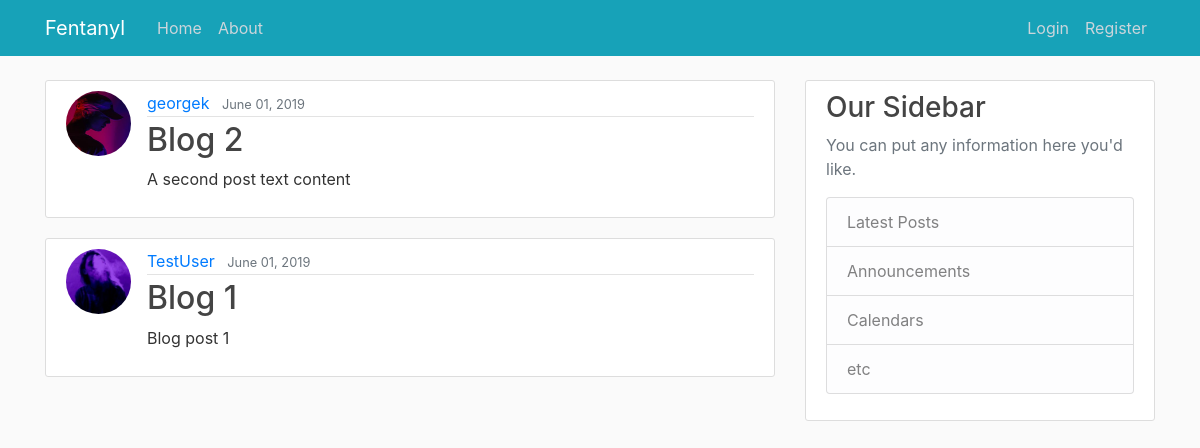
The app's page /, older data.
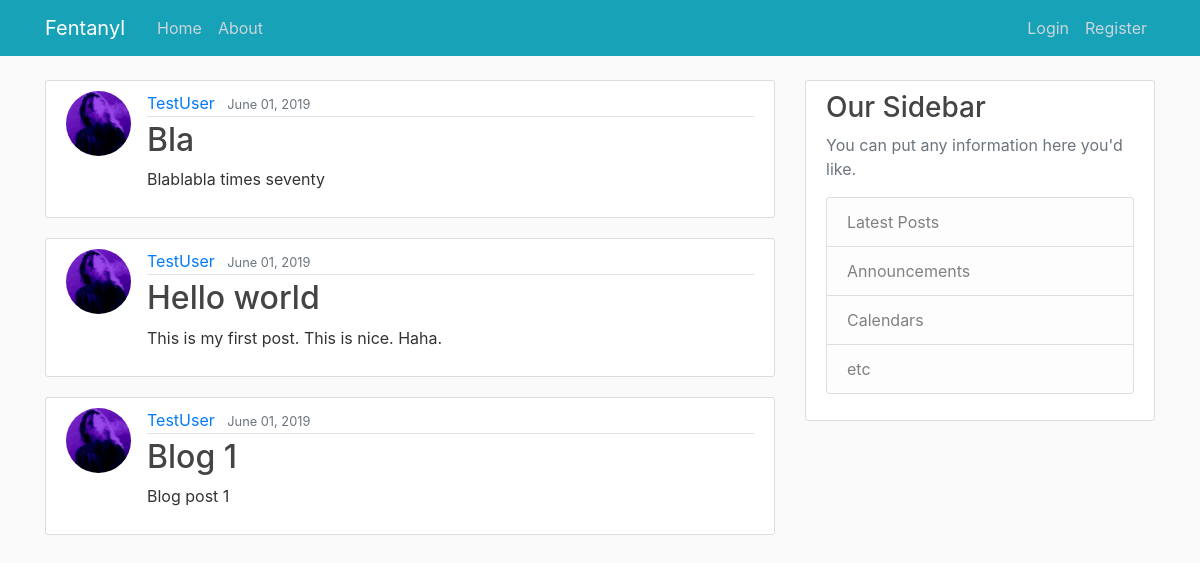
The same page, newer data.
### blog/models.py (models this page shows, shortened)
class Post(models.Model):
    title = models.CharField(max_length = 100)
    content = models.TextField()
    date_posted = models.DateTimeField(default = timezone.now)
    author = models.ForeignKey(User, on_delete=models.CASCADE)

### users/models.py (models this page shows, shortened)
class Profile(models.Model):
    user = models.OneToOneField(User, on_delete=models.CASCADE)
    image = models.ImageField(default='default.jpg', upload_to='profile_pics')
    bio = models.TextField()

### blog/views.py (the view)
# urls.py: path('', PostListView.as_view(), name='blog-home'),
class PostListView(ListView):
    model = Post
    template_name = 'blog/home.html' # <app>/<model>_<viewtype>.html
    context_object_name = 'posts'
    ordering = ['-date_posted']
    paginate_by = 5

### blog/templates/blog/home.html (shortened to what this page needs)
{% extends "blog/base.html" %}
{% block content%}
  {% for post in posts %}
    <article class="media content-section">
      <img class = "rounded-circle article-img" src="{{ post.author.profile.image.url }}" alt="">
      <div class="media-body">
        <div class="article-metadata">
          <a class="mr-2" href="#">{{ post.author }}</a>
          <small class="text-muted">{{ post.date_posted|date:"F d, Y" }}</small>
        </div>
        <h2><a class="article-title" href="{% url 'post-detail' post.id %}">{{ post.title }}</a></h2>
        <p class="article-content">{{ post.content }}</p>
      </div>
    </article>
  {% endfor %}
{% endblock content %}

Row changes from the older to the newer data that the page shows:
removed Post: author.profile.image (picture), author "georgek", date_posted "June 01, 2019", title "Blog 2", content "A second post text content"
added Post: author.profile.image (picture), author "TestUser", date_posted "June 01, 2019", title "Bla", content "Blablabla times seventy"
added Post: author.profile.image (picture), author "TestUser", date_posted "June 01, 2019", title "Hello world", content "This is my first post. This is nice. Haha."
